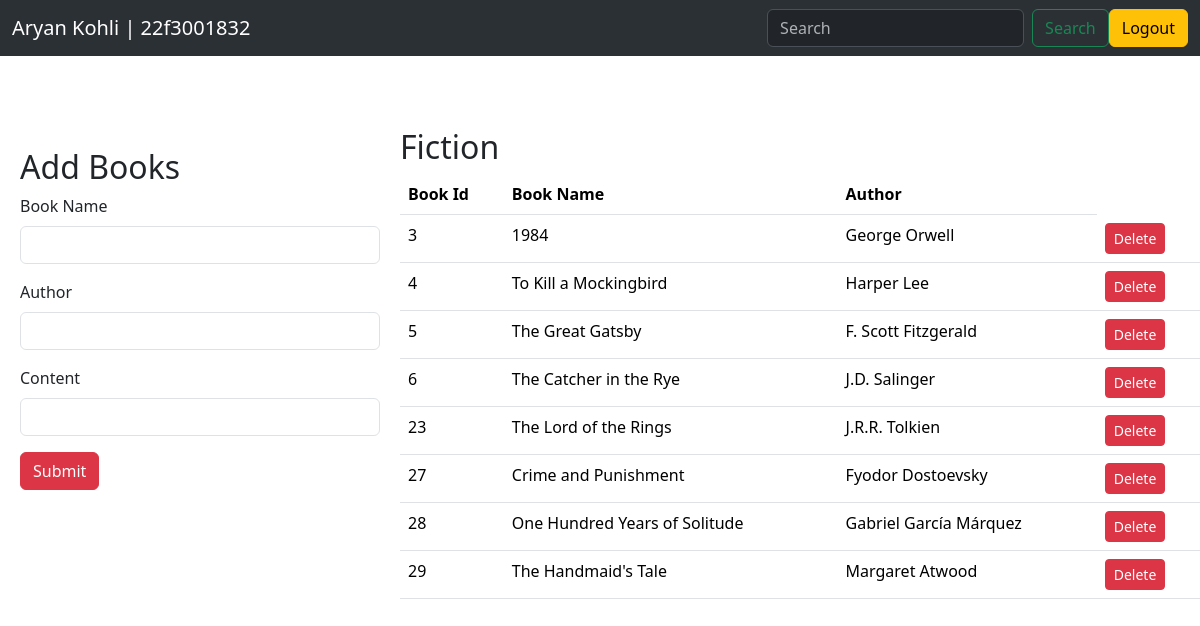
/addBooks/2, run on the app's committed database.
### app.py (models this page shows)
class Section(db.Model):
    __tablename__ = 'Section'
    sectionId = db.Column(db.Integer, primary_key=True, autoincrement=True)
    sectionName = db.Column(db.String(100), nullable=False)
    description = db.Column(db.String(255))
    dateCreated = db.Column(db.String(100), nullable=False)
    books = db.relationship('Book', backref='section', lazy=True)

class Book(db.Model):
    __tablename__ = 'Book'
    bookId = db.Column(db.Integer, primary_key=True, autoincrement=True)
    author = db.Column(db.String(100), nullable=False)
    bookName = db.Column(db.String(100), nullable=False)
    content = db.Column(db.String(100), nullable=False)
    sectionId = db.Column(db.Integer, db.ForeignKey('Section.sectionId'), nullable=False)

### app.py (the view, shortened to what this page needs)
@app.route('/addBooks/<sectionId>', methods=['GET', 'POST'])
def addBooks(sectionId):
    section = Section.query.filter_by(sectionId=sectionId).first()
    books = Book.query.filter_by(sectionId=sectionId).all()
    return render_template('books.html', section=section, books=books)

### templates/books.html (shortened to what this page needs)
{% extends 'base.html' %}
{% block body %}
<div class="cointainer" style="display: flex;">
    <div class="col-4" style="padding: 20px;">
        <br><br><br>
        <form action="/addBooks/{{section.sectionId}}" method="POST">
            <h2>Add Books</h2>
            <div class="mb-3">
                <label for="exampleInputEmail1" class="form-label">Book Name </label>
                <input type="text" class="form-control" id="exampleInputEmail1" aria-describedby="emailHelp"
                    name="bookName">
            </div>
            <div class="mb-3">
                <label for="exampleInputEmail1" class="form-label">Author</label>
                <input type="text" class="form-control" id="exampleInputEmail1" aria-describedby="emailHelp"
                    name="author">
            </div>
            <div class="mb-3">
                <label for="exampleInputEmail1" class="form-label">Content</label>
                <input type="text" class="form-control" id="exampleInputEmail1" aria-describedby="emailHelp"
                    name="content">
            </div>
            <button type="submit" class="btn btn-danger">Submit</button>
        </form>
    </div>
    <div class="col-8">
        <br><br><br>
        <h2>{{section.sectionName}}</h2>
        <table class="table">
            <thead>
                <tr>
                    <th scope="col">Book Id</th>
                    <th scope="col">Book Name</th>
                    <th scope="col">Author</th>
                </tr>
            </thead>
            <tbody>
                {% for b in books %}
                <tr>
                    <td> {{b.bookId}} </td>
                    <td> {{b.bookName}} </td>
                    <td> {{b.author}} </td>
                    <td>
                        <a href="/deletebook/{{b.bookId}}" class="btn btn-danger btn-sm">Delete</a>
                    </td>
                </tr>
                {% endfor %}
            </tbody>
        </table>
    </div>
</div>
{% endblock body %}

### data on the page
Section: sectionName "Fiction"
Book: bookId "3", bookName "1984", author "George Orwell"
Book: bookId "4", bookName "To Kill a Mockingbird", author "Harper Lee"
Book: bookId "5", bookName "The Great Gatsby", author "F. Scott Fitzgerald"
Book: bookId "6", bookName "The Catcher in the Rye", author "J.D. Salinger"
Book: bookId "23", bookName "The Lord of the Rings", author "J.R.R. Tolkien"
Book: bookId "27", bookName "Crime and Punishment", author "Fyodor Dostoevsky"
Book: bookId "28", bookName "One Hundred Years of Solitude", author "Gabriel García Márquez"
Book: bookId "29", bookName "The Handmaid's Tale", author "Margaret Atwood"
